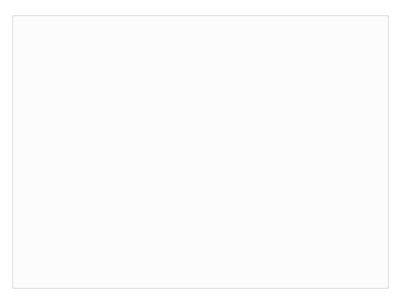
<?xml version="1.0" encoding="UTF-8"?>
<ui version="4.0">
 <class>HoveringButtonsWidget</class>
 <widget class="QWidget" name="HoveringButtonsWidget">
  <property name="geometry">
   <rect>
    <x>0</x>
    <y>0</y>
    <width>400</width>
    <height>300</height>
   </rect>
  </property>
  <property name="windowTitle">
   <string>HoveringButtonsWidget</string>
  </property>
  <property name="styleSheet">
   <string notr="true">QWidget#HoveringButtonsWidget
{
	background-color: rgba(0,0,0,0);
}

QPushButton {
	
	color: rgb(255, 255, 255);
	border: 1px solid grey;
	border-radius: 20px;
	background-color: qlineargradient(spread:pad, x1:0, y1:0, x2:1, y2:1, stop:0.204545 rgba(0, 0, 0, 200), stop:1 rgba(75, 75, 75, 200));
}

QLabel {
	color: rgba(255,255,255,255);
}</string>
  </property>
  <layout class="QHBoxLayout" name="horizontalLayout">
   <item>
    <widget class="QGroupBox" name="buttongroup">
     <property name="title">
      <string/>
     </property>
     <property name="flat">
      <bool>false</bool>
     </property>
     <property name="checkable">
      <bool>false</bool>
     </property>
     <property name="checked">
      <bool>false</bool>
     </property>
     <layout class="QVBoxLayout" name="verticalLayout_2">
      <item>
       <spacer name="verticalSpacer">
        <property name="orientation">
         <enum>Qt::Vertical</enum>
        </property>
        <property name="sizeHint" stdset="0">
         <size>
          <width>20</width>
          <height>40</height>
         </size>
        </property>
       </spacer>
      </item>
     </layout>
    </widget>
   </item>
  </layout>
 </widget>
 <resources/>
 <connections/>
</ui>
